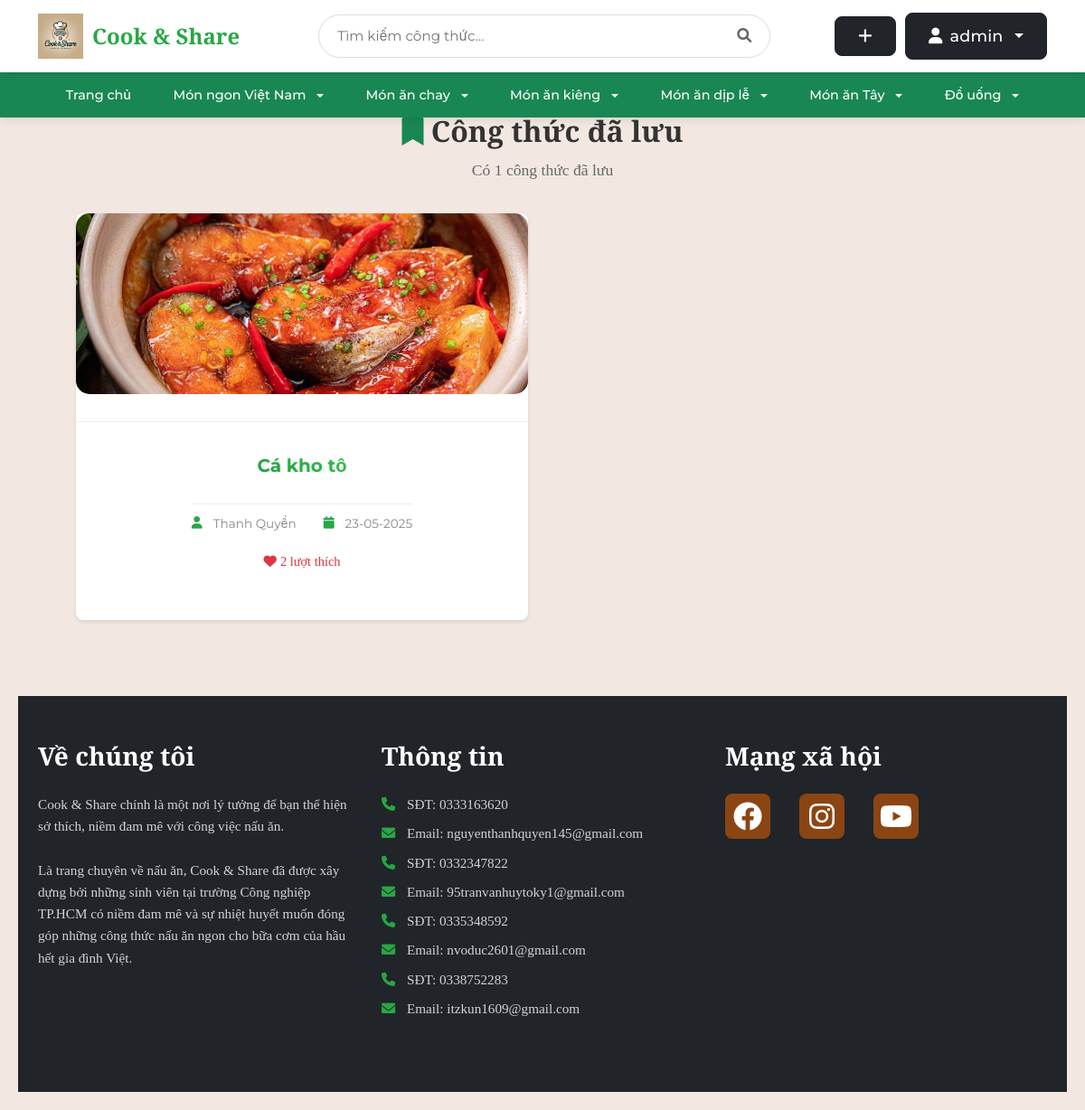
The page /saved_recipes (signed in) on the database its author committed.
### tables this page shows
CREATE TABLE user (
    id INTEGER PRIMARY KEY AUTOINCREMENT,
    username TEXT UNIQUE NOT NULL,
    password TEXT NOT NULL,
    email TEXT UNIQUE NOT NULL,
    created TIMESTAMP NOT NULL DEFAULT CURRENT_TIMESTAMP,
    avatar_path TEXT,
    role TEXT NOT NULL DEFAULT 'user',
    is_blocked BOOLEAN NOT NULL DEFAULT 0,
    gender TEXT,
    birthdate DATE,
    phone TEXT
);

CREATE TABLE blog_images (
    id INTEGER PRIMARY KEY AUTOINCREMENT,
    post_id INTEGER NOT NULL,
    image_path TEXT NOT NULL,
    is_main_image BOOLEAN DEFAULT 0,
    created TIMESTAMP NOT NULL DEFAULT CURRENT_TIMESTAMP,
    FOREIGN KEY (post_id) REFERENCES post (id) ON DELETE CASCADE
);

CREATE TABLE post (
    id INTEGER PRIMARY KEY AUTOINCREMENT,
    author_id INTEGER NOT NULL,
    created TIMESTAMP NOT NULL DEFAULT CURRENT_TIMESTAMP,
    title TEXT NOT NULL,
    description TEXT,
    ingredients TEXT NOT NULL,
    instructions TEXT NOT NULL,
    cooking_time INTEGER DEFAULT 0,
    servings INTEGER DEFAULT 1,
    FOREIGN KEY (author_id) REFERENCES user (id)
);

### share_recipe/blog.py (the view)
@bp.route('/saved_recipes')
@login_required
def saved_recipes():
    db = get_db()
    page = request.args.get('page', 1, type=int)
    per_page = 9
    offset = (page - 1) * per_page
    saved_recipes = db.execute(
        'SELECT p.*, u.username as author_name, bi.image_path, '
        '(SELECT COUNT(*) FROM favorites f WHERE f.post_id = p.id) as like_count '
        'FROM post p '
        'JOIN saved_recipes sr ON p.id = sr.post_id '
        'JOIN user u ON p.author_id = u.id '
        'LEFT JOIN blog_images bi ON p.id = bi.post_id AND bi.is_main_image = 1 '
        'WHERE sr.user_id = ? '
        'ORDER BY sr.created DESC '
        'LIMIT ? OFFSET ?',
        (g.user['id'], per_page, offset)
    ).fetchall()
    total_saved = db.execute(
        'SELECT COUNT(*) FROM saved_recipes WHERE user_id = ?',
        (g.user['id'],)
    ).fetchone()[0]
    total_pages = (total_saved + per_page - 1) // per_page
    return render_template('blog/saved_recipes.html',
                         saved_recipes=saved_recipes,
                         page=page,
                         total_pages=total_pages)

### share_recipe/templates/blog/saved_recipes.html (shortened to what this page needs)
{% extends 'base.html' %}
{% block content %}
<div class="search-results-container">
    <div class="search-header">
        <h1><i class="fas fa-bookmark text-success"></i> Công thức đã lưu</h1>
        {% if saved_recipes %}
            <p>Có {{ saved_recipes|length }} công thức đã lưu</p>
        {% endif %}
    </div>
    {% if saved_recipes %}
        <div class="recipe-grid">
            {% for recipe in saved_recipes %}
                <div class="recipe-card">
                    <a href="{{ url_for('blog.detail', id=recipe.id) }}" class="recipe-link">
                        <div class="recipe-image">
                            {% if recipe.image_path %}
                                <img src="{{ url_for('static', filename=recipe.image_path) }}" alt="{{ recipe.title }}">
                            {% else %}
                                <img src="{{ url_for('static', filename='default-recipe.jpg') }}" alt="{{ recipe.title }}">
                            {% endif %}
                        </div>
                        <div class="recipe-info">
                            <h2 class="recipe-title">{{ recipe.title }}</h2>
                            <div class="recipe-meta">
                                <span class="author">
                                    <i class="fas fa-user"></i> {{ recipe.author_name }}
                                </span>
                                <span class="date">
                                    <i class="fas fa-calendar"></i> {{ recipe.created.strftime('%d-%m-%Y') }}
                                </span>
                            </div>
                            <div class="recipe-stats">
                                <span class="likes">
                                    <i class="fas fa-heart"></i> {{ recipe['like_count'] }} lượt thích
                                </span>
                            </div>
                        </div>
                    </a>
                </div>
            {% endfor %}
        </div>
    {% else %}
        <div class="no-results">
            <p>Bạn chưa lưu công thức nào</p>
            <a href="{{ url_for('blog.index') }}" class="btn btn-primary">Khám phá công thức</a>
        </div>
    {% endif %}
</div>
{% endblock %}

### share_recipe/templates/base.html (shortened to what this page needs)
<!DOCTYPE html>
<html>
<head>
    <link rel="stylesheet" href="https://cdn.jsdelivr.net/npm/bootstrap@5.3.0/dist/css/bootstrap.min.css">
    <link rel="stylesheet" href="https://cdnjs.cloudflare.com/ajax/libs/font-awesome/6.0.0/css/all.min.css">
    {% block head %}
    <link rel="stylesheet" href="{{ url_for('static', filename='base.css') }}">
    <link rel="stylesheet" href="{{ url_for('static', filename='login.css') }}">
    <link rel="stylesheet" href="{{ url_for('static', filename='register.css') }}">
    <link rel="stylesheet" href="{{ url_for('static', filename='index.css') }}">
    <link rel="stylesheet" href="{{ url_for('static', filename='detail.css') }}">
    {% endblock %}
</head>
<body>
    <nav class="navbar navbar-expand-lg">
        <div class="container">
            <a class="navbar-brand" href="{{ url_for('blog.index') }}">
                <img src="{{ url_for('static', filename='uploads/logo/Logo_home.webp') }}" alt="Cook & Share" style="height: 50px;">
                <span class="brand-text">Cook & Share</span>
            </a>
            <div class="search-container">
                <form action="{{ url_for('blog.search') }}" method="get" class="search-box">
                    <input type="text" name="q" class="search-input" placeholder="Tìm kiếm công thức..." value="{{ request.args.get('q', '') }}">
                    <button type="submit" class="search-button">
                        <i class="fas fa-search"></i>
                    </button>
                </form>
            </div>
            <div class="user-actions">
                {% if g.user %}
                    <a href="{{ url_for('blog.create') }}" class="btn btn-dark btn-custom" title="Tạo công thức mới">
                        <i class="fas fa-plus"></i>
                    </a>
                    <div class="dropdown">
                        <button class="btn btn-dark btn-custom dropdown-toggle" type="button" id="userDropdown" data-bs-toggle="dropdown" aria-expanded="false">
                            {% if g.user.avatar_path %}
                                <img src="{{ url_for('static', filename=g.user.avatar_path) }}" class="user-avatar" alt="Avatar">
                            {% else %}
                                <i class="fas fa-user"></i>
                            {% endif %}
                            {{ g.user['username'] }}
                        </button>
                    </div>
                {% endif %}
            </div>
        </div>
    </nav>
    <nav class="navbar navbar-expand-lg bg-success">
        <div class="container">
            <div class="collapse navbar-collapse justify-content-center" id="categoryNav">
                <ul class="navbar-nav">
                    <li class="nav-item">
                        <a class="nav-link text-white" href="{{ url_for('blog.index') }}">Trang chủ</a>
                    </li>
                    <li class="nav-item dropdown">
                        <a class="nav-link text-white dropdown-toggle" href="#" role="button" data-bs-toggle="dropdown" aria-expanded="false">
                            Món ngon Việt Nam
                        </a>
                    </li>
                    <li class="nav-item dropdown">
                        <a class="nav-link text-white dropdown-toggle" href="#" role="button" data-bs-toggle="dropdown" aria-expanded="false">
                            Món ăn chay
                        </a>
                    </li>
                    <li class="nav-item dropdown">
                        <a class="nav-link text-white dropdown-toggle" href="#" role="button" data-bs-toggle="dropdown" aria-expanded="false">
                            Món ăn kiêng
                        </a>
                    </li>
                    <li class="nav-item dropdown">
                        <a class="nav-link text-white dropdown-toggle" href="#" role="button" data-bs-toggle="dropdown" aria-expanded="false">
                            Món ăn dịp lễ
                        </a>
                    </li>
                    <li class="nav-item dropdown">
                        <a class="nav-link text-white dropdown-toggle" href="#" role="button" data-bs-toggle="dropdown" aria-expanded="false">
                            Món ăn Tây
                        </a>
                    </li>
                    <li class="nav-item dropdown">
                        <a class="nav-link text-white dropdown-toggle" href="#" role="button" data-bs-toggle="dropdown" aria-expanded="false">
                            Đồ uống
                        </a>
                    </li>
                </ul>
            </div>
        </div>
    </nav>
    <div class="main-container">
        <div class="content">
            {% block content %}{% endblock %}
        </div>
    </div>
    <footer class="footer bg-dark text-white py-5">
        <div class="container">
            <div class="row">
                <div class="col-md-4 mb-4">
                    <h2 class="footer-heading mb-4">Về chúng tôi</h2>
                    <p>Cook & Share chính là một nơi lý tưởng để bạn thể hiện sở thích, niềm đam mê với công việc nấu ăn.</p>
                    <p>Là trang chuyên về nấu ăn, Cook & Share đã được xây dựng bởi những sinh viên tại trường Công nghiệp TP.HCM có niềm đam mê và sự nhiệt huyết muốn đóng góp những công thức nấu ăn ngon cho bữa cơm của hầu hết gia đình Việt.</p>
                </div>
                <div class="col-md-4 mb-4">
                    <h2 class="footer-heading mb-4">Thông tin</h2>
                    <div class="contact-info">
                        <p><i class="fas fa-phone me-2"></i>SĐT: 0333163620</p>
                        <p><i class="fas fa-envelope me-2"></i>Email: nguyenthanhquyen145@gmail.com</p>
                        <p><i class="fas fa-phone me-2"></i>SĐT: 0332347822</p>
                        <p><i class="fas fa-envelope me-2"></i>Email: 95tranvanhuytoky1@gmail.com</p>
                        <p><i class="fas fa-phone me-2"></i>SĐT: 0335348592</p>
                        <p><i class="fas fa-envelope me-2"></i>Email: nvoduc2601@gmail.com</p>
                        <p><i class="fas fa-phone me-2"></i>SĐT: 0338752283</p>
                        <p><i class="fas fa-envelope me-2"></i>Email: itzkun1609@gmail.com</p>
                    </div>
                </div>
                <div class="col-md-4 mb-4">
                    <h2 class="footer-heading mb-4">Mạng xã hội</h2>
                    <div class="social-links">
                        <a href="https://web.facebook.com/thah.wuyen/" class="social-link me-3">
                            <i class="fab fa-facebook fa-2x"></i>
                        </a>
                        <a href="https://www.instagram.com/_thah.wuyen_js/" class="social-link me-3">
                            <i class="fab fa-instagram fa-2x"></i>
                        </a>
                        <a href="https://www.youtube.com/@silverbullets8727" class="social-link">
                            <i class="fab fa-youtube fa-2x"></i>
                        </a>
                    </div>
                </div>
            </div>
        </div>
    </footer>
</body>
</html>

### rows shown on the page
user: user.username "admin"
blog_images: image_path (picture), title "Cá kho tộ", author_name "Thanh Quyền", created "23-05-2025", like_count "2"

### other values the page prints
{{ saved_recipes|length }} "1"
